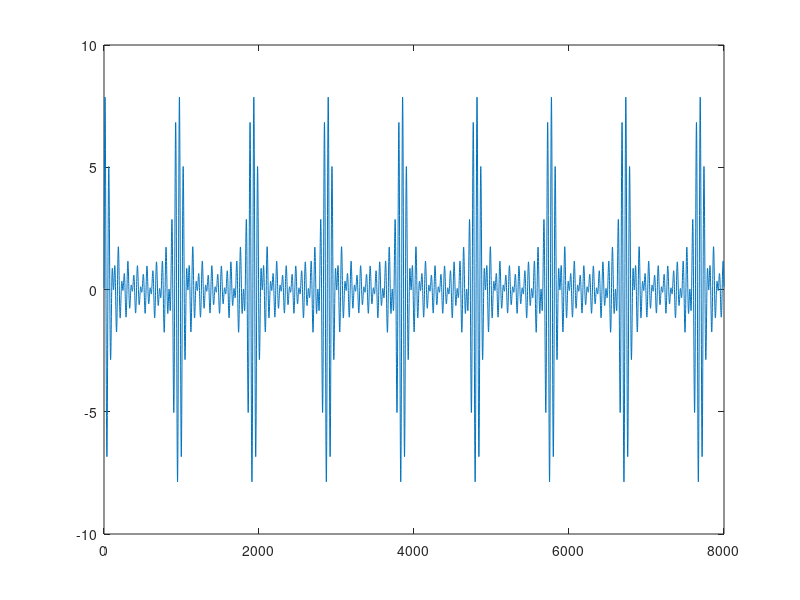
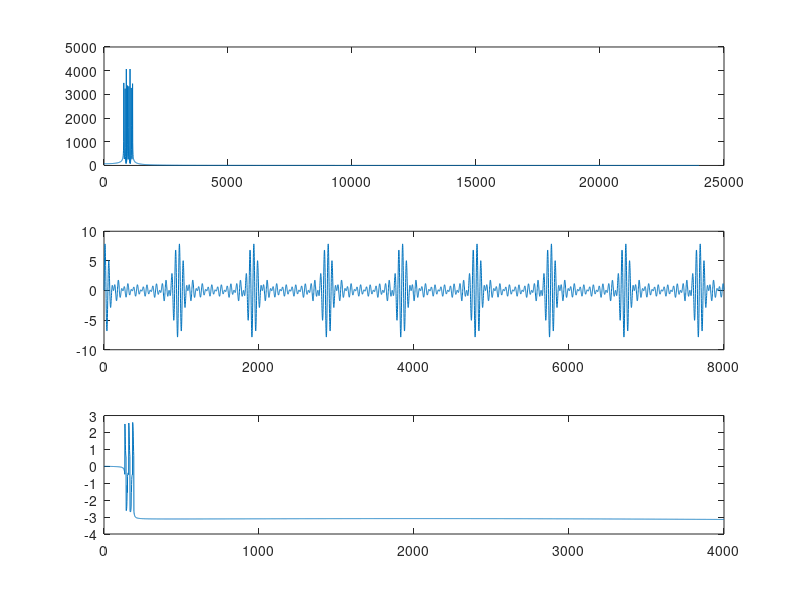
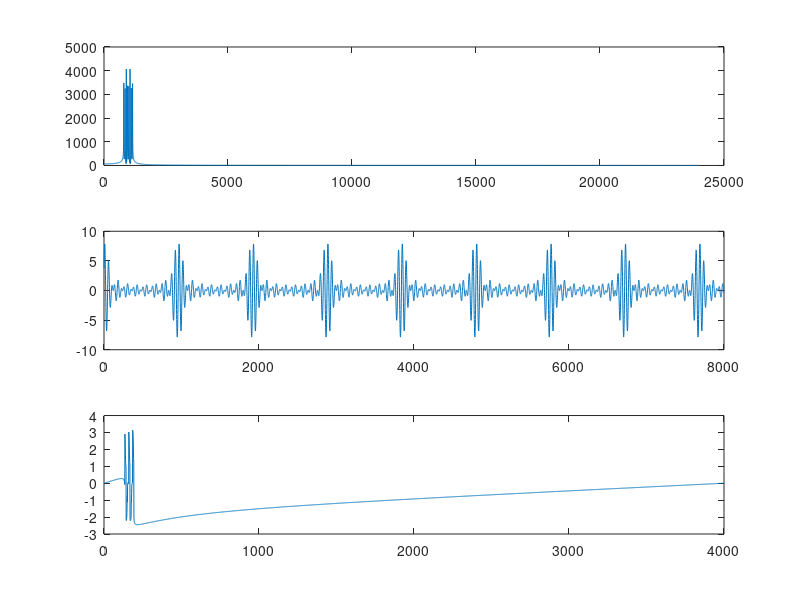
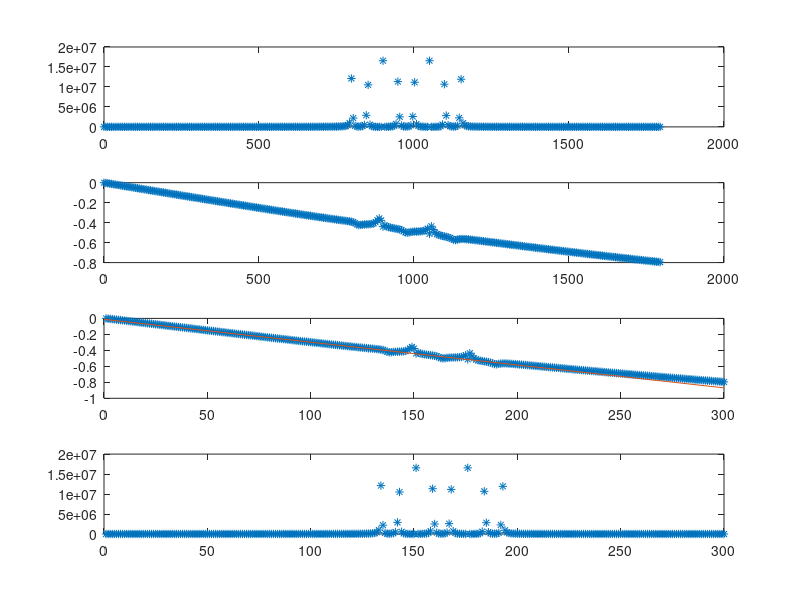

These figures' MATLAB source, in order:
close all;clear;clc;


%一度 时间差 2.6e-6
%采样时间  2.0e-5
%当角度小于30度  td=7.4e-5 距离差小于2.5 时 该方法误差在1度以内1.6525e-06
FS=48000;
TS=1/FS;
n=2000*4;
fft_freq_div=FS/n;
freq_dis=50;
time_shifft=1e-6;
time=0+time_shifft:TS:TS*(n-1)+time_shifft;
td=-2.6*30e-6;

%构造原始信号和 延时信号

f=800:freq_dis:1200;
i=1;
x=zeros(1,length(time));
xd=zeros(1,length(time));
while i<length(f)
    x=x+sin(2*pi*f(1,i)*time);
    xd=xd+sin(2*pi*f(1,i)*(time-td));
    i=i+1;
end

% freq_range=[36 51] % n=2048
freq_range_temp=zeros(1,100);
freq_range_dis=zeros(1,100);
cnt=0;
for i=135:1:220
    temp=(fft_freq_div*i)-f;
    [M,I]=min(abs(temp));
    if abs(M)<6
      cnt=cnt+1;
      freq_range_temp(cnt)=i;
      freq_range_dis(cnt)=fft_freq_div*i;
      if cnt>=2 && freq_range_temp(cnt)==freq_range_temp(cnt-1)
          freq_range_temp(cnt)=0;
          cnt=cnt-1;
      end
    end
end
freq_range=freq_range_temp(1:cnt)

% figure(11);
% plot(x);
% time_shifft=1000e-6;
% time=0+time_shifft:TS:TS*(n-1)+time_shifft;
% f=800:freq_dis:1200;
% i=1;
% x=zeros(1,length(time));
% xd=zeros(1,length(time));
% while i<length(f)
%     x=x+sin(2*pi*f(1,i)*time);
%     xd=xd+sin(2*pi*f(1,i)*(time-td));
%     i=i+1;
% end
% hold on;
% plot(x);
% hold off;


%添加直流分量
% x=x+1;
% xd=xd+1;
%绘制原始信号
figure(1);
plot(x);

%绘制原始型号的频谱
figure(2);
x_fft=fftshift(fft(x)); %shift 将频谱向中心开始两边对称 中间是低频两边是高频
subplot(3,1,1);
plot(0:fft_freq_div:(fft_freq_div)*(n/2-1),abs(x_fft((n/2)+1:end)));
subplot(3,1,2);
plot(x);
subplot(3,1,3);
plot(angle(x_fft((n/2)+1:end)));

%绘制延时信号的频谱
figure(3);
xd_fft=fftshift(fft(xd));
subplot(3,1,1);
plot(0:fft_freq_div:(fft_freq_div)*(n/2-1),abs(xd_fft((n/2)+1:end)));
subplot(3,1,2);
plot(xd);
subplot(3,1,3);
plot(angle(xd_fft((n/2)+1:end)));


%绘制频域互功率谱
figure(4);
diff=x_fft.*conj(xd_fft);% 共轭
subplot(4,1,1);
plot(0:fft_freq_div:(fft_freq_div)*(300-1),abs(diff((n/2)+1:(n/2)+300)),'*');
subplot(4,1,2);
plot(0:fft_freq_div:(fft_freq_div)*(300-1),angle(diff((n/2)+1:(n/2)+300)),'*');


subplot(4,1,4);
plot(abs(diff((n/2)+1:(n/2)+300)),'*');

%绘制频域互功率相位谱
subplot(4,1,3);
plot(angle(diff((n/2)+1:(n/2)+300)),'*');


%拟合频段直线
% lsm_X=(freq_range(1)-1)*fft_freq_div:fft_freq_div:(fft_freq_div)*(freq_range(2)-1)
lsm_X=(freq_range.*fft_freq_div)
lsm_one=ones(length(lsm_X),1);

lsm_A=[lsm_X' lsm_one];
% lsm_Y=(angle(diff((n/2)+1+freq_range(1)-1:(n/2)+1+freq_range(2)-1)))';
lsm_Y=zeros(1,length(freq_range));
cnt=0;
while cnt<length(lsm_Y)
    cnt=cnt+1;
    lsm_Y(cnt)=angle(diff((n/2)+1+freq_range(cnt)));
end
lsm_Y=lsm_Y';

%最小二乘求解参数
R=lsm_A'*lsm_A;
res=inv(R)*lsm_A'*lsm_Y;

hold on;
plot([0 300],[res(2) res'*[(300-1)*(fft_freq_div); 1;]]);

disp(1/FS);
time_diff=res(1)/(2*pi);
disp(time_diff)
time_error=td-time_diff;
disp(time_error);
disp(time_error*340*1000)


% figure();
% plot(angle(diff));









